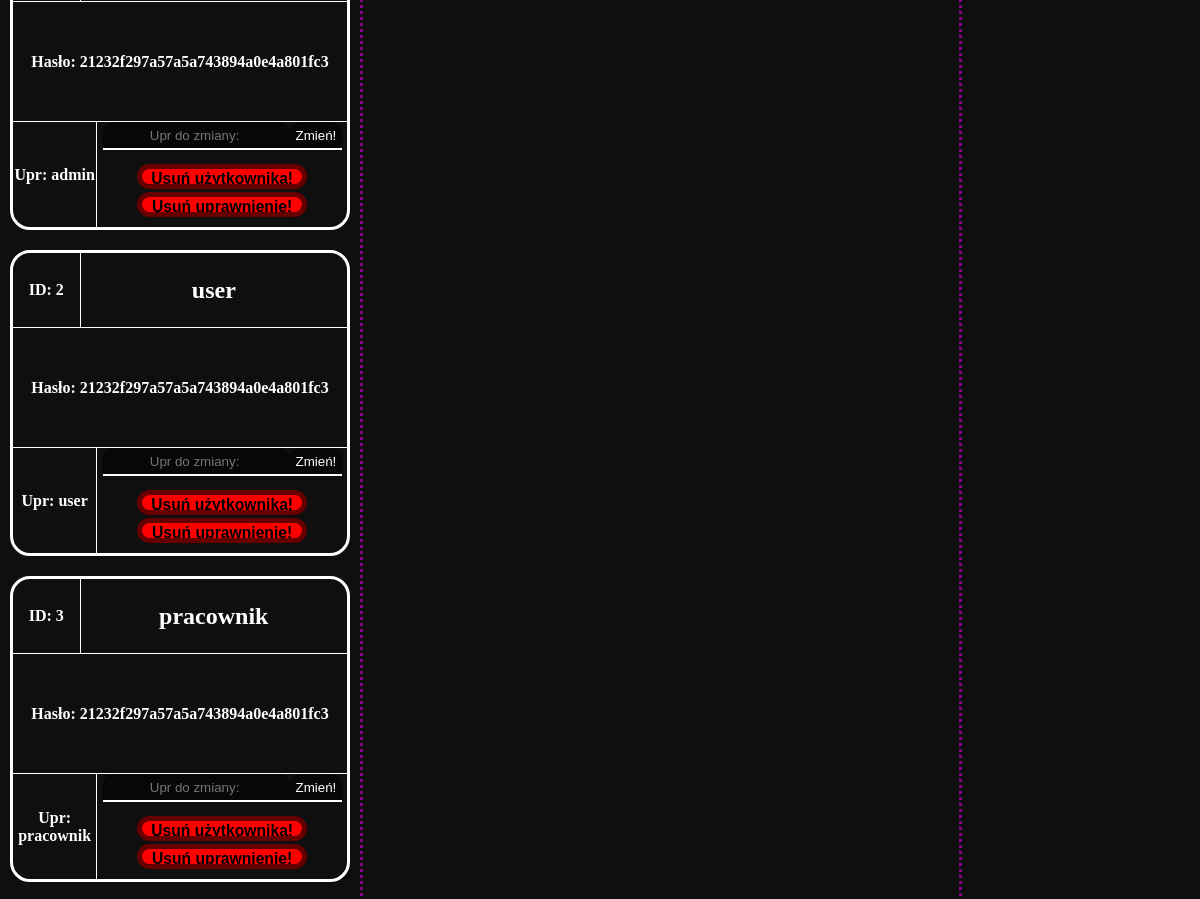
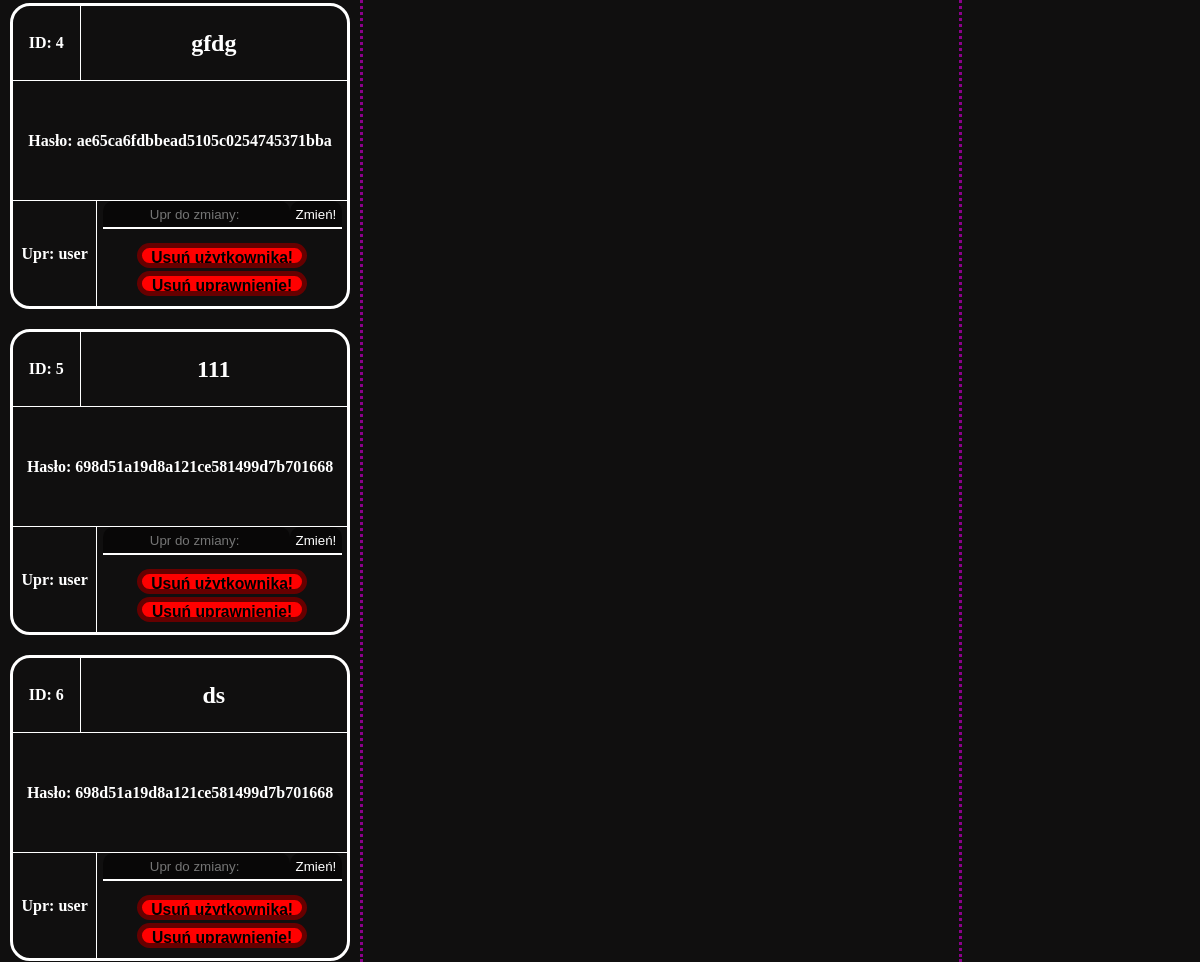
The app's page /admin.php (lower part), older data (2 pictures, top to bottom).
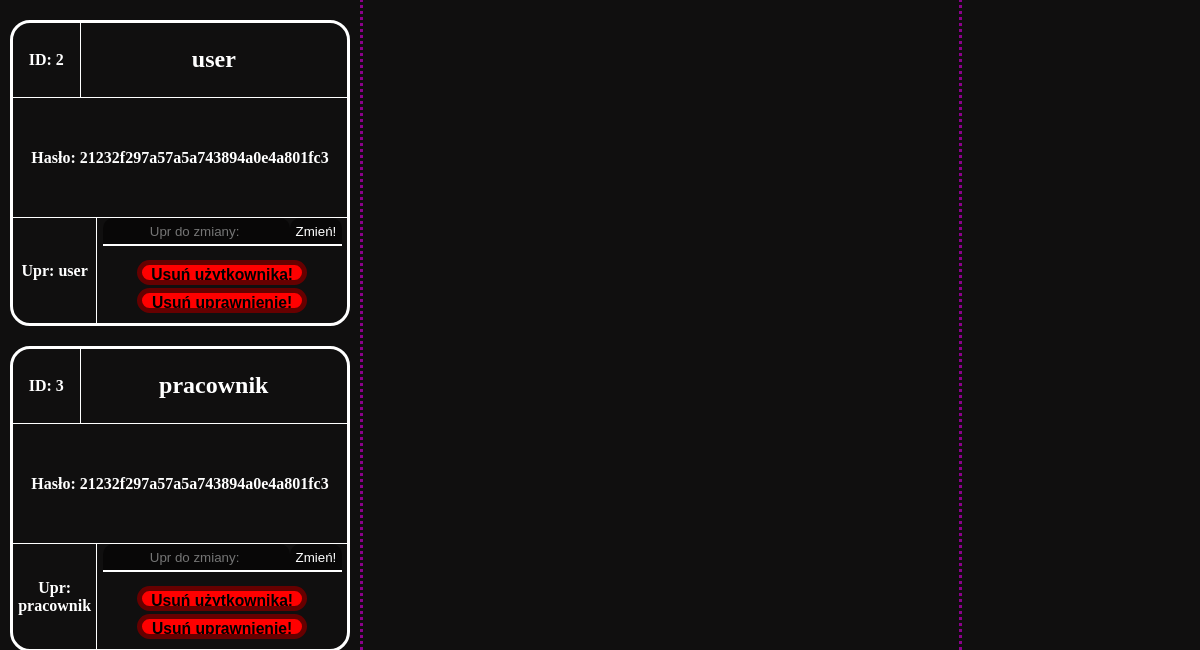
The same page, newer data.
### tables this page shows
CREATE TABLE `uzytkownicy` (
  `ID` int(11) NOT NULL,
  `login` text NOT NULL,
  `pass` text NOT NULL,
  `upr` text NOT NULL
);

### admin.php (the view, shortened to what this page needs)
<?php
$host = "localhost";
$dbuser = "root";
$dbpassword = "";
$dbname = "Aaawlasny_projekt_BS";
$conn = mysqli_connect($host, $dbuser, $dbpassword, $dbname);
?>
<!DOCTYPE html>
<html lang="en">
<head>
    <link rel="stylesheet" href="style.css">
</head>
<body>
    <div id="ogoladm">
        <div id="lewoadm">
            <div id="lewoadmdol">
                <div id="lewoadmdoldol">
                    <?php
                    $sql = "SELECT `ID`, `login`, `pass`, `upr` FROM `uzytkownicy` WHERE 1";
                    $result = $conn->query($sql);
                    if ($result->num_rows > 0) {
                        while ($row = $result->fetch_assoc()) {
                            echo "<div id='uzytadm'>";
                            echo "<div id='divgoraadm'>";
                            echo "<div id='divgoralewoadm'>";
                            echo "<h4>" . "ID: " .  $row['ID'] . "</h4>";
                            echo "</div>";
                            echo "<div id='divgoraprawoadm'>";
                            echo "<h2>" .   $row['login'] . "</h2>";
                            echo "</div>";
                            echo "</div>";
                            echo "<div id='divsrodekadm'>";
                            echo "<h4>" . "Hasło: " . $row['pass'] . "</h4>";
                            echo "</div>";
                            echo "<div id='divdoladm'>";
                            echo "<div id='divdollewoadm'>";
                            echo "<h4>" . "Upr: " . $row['upr'] . "</h4>";
                            echo "</div>";
                            echo "<div id='divdolprawoadm'>";
                            echo "<div id='divdolprawogoraadm'>";
                            echo "<form method='POST' action=''>";
                            echo "<input type='text' class='input' name='uprdozmiany' placeholder='Upr do zmiany: '>";
                            echo "<input type='submit' class='input' name='zmienupr' value='Zmień!'>";
                            echo "</form>";
                            echo "</div>";
                            echo "<div id='divdolprawodoladm'>";
                            echo "<form method='POST' action=''>";
                            echo "<input type='submit' class='input1' name='usunuzytadm' value='Usuń użytkownika!'>";
                            echo "</form>";
                            echo "<form method='POST' action=''>";
                            echo "<input type='submit' class='input1' name='usunupradm' value='Usuń uprawnienie!'>";
                            echo "</form>";
                            echo "</div>";
                            echo "</div>";
                            echo "</div>";
                            echo "</div>";
                        }
                    } else {
                        echo "";
                    }
                    ?>
                </div>
            </div>
        </div>
        <div id="srodekadm"></div>
        <div id="prawoadm"></div>
    </div>
</body>
</html>

### style.css (style rules this page uses)
body { background-color: rgb(16, 15, 15); color: white; margin: 0px; overflow: hidden; }
.input1 { background-color: rgb(255, 0, 0); border: solid rgb(102, 0, 0) 5px; border-radius: 20px; transition: 0.3s ease; text-align: center; font-family: Arial, Helvetica, sans-serif; font-weight: bold; font-size: 98%; color: black; width: 170px; height: 25px; }
.input { text-align: center; appearance: none; border: none; outline: none; border-bottom: 0.2em solid rgb(255, 255, 255); background: rgba(0, 0, 0, 0.5); border-radius: 10px 10px 0 0; padding: 0.4em; color: rgb(255, 255, 255); }
#ogoladm { display: flex; flex-direction: row; width: 100%; height: 100vh; }
#lewoadm { display: flex; align-items: center; justify-content: center; flex-direction: column; border-right: dotted darkmagenta 3px; width: 30%; height: 100%; }
#lewoadmdol { display: flex; align-items: center; justify-content: center; flex-direction: column; overflow: auto; width: 100%; height: 90%; }
#lewoadmdoldol { display: flex; align-items: center; justify-content: center; flex-direction: row; flex-wrap: wrap; overflow: auto; width: 100%; height: 90%; }
#srodekadm { display: flex; align-items: center; justify-content: center; flex-direction: column; border-right: dotted darkmagenta 3px; width: 50%; height: 100%; }
#prawoadm { display: flex; align-items: center; justify-content: center; flex-direction: column; width: 20%; height: 100%; }
#uzytadm { display: flex; align-items: center; justify-content: center; flex-direction: column; margin: 10px; border: solid white 3px; font-family: comic sans ms; text-align: center; border-radius: 20px; width: 500px; height: 300px; }
#divgoraadm { display: flex; align-items: center; justify-content: center; flex-direction: row; border-bottom: solid white 0.5px; width: 100%; height: 25%; }
#divgoralewoadm { display: flex; align-items: center; justify-content: center; border-right: solid white 0.5px; width: 20%; height: 100%; }
#divgoraprawoadm { display: flex; align-items: center; justify-content: center; width: 80%; height: 100%; }
#divsrodekadm { display: flex; align-items: center; justify-content: center; flex-direction: row; flex-wrap: wrap; overflow: auto; border-bottom: solid white 0.5px; width: 100%; height: 40%; }
#divdoladm { display: flex; align-items: center; justify-content: center; flex-direction: row; width: 100%; height: 35%; }
#divdollewoadm { display: flex; align-items: center; justify-content: center; border-right: solid white 0.5px; width: 25%; height: 100%; }
#divdolprawoadm { display: flex; align-items: center; justify-content: center; flex-direction: column; width: 75%; height: 100%; }
#divdolprawogoraadm { display: flex; align-items: baseline; justify-content: center; width: 100%; height: 40%; }
#divdolprawodoladm { display: flex; align-items: center; justify-content: baseline; flex-direction: column; gap: 3px; width: 100%; height: 60%; }

Row changes from the older to the newer data that the page shows:
no longer on this page (row unchanged): uzytkownicy: pass "21232f297a57a5a743894a0e4a801fc3", upr "admin"
removed uzytkownicy: ID "4", login "gfdg", pass "ae65ca6fdbbead5105c0254745371bba", upr "user"
removed uzytkownicy: ID "5", login "111", pass "698d51a19d8a121ce581499d7b701668", upr "user"
removed uzytkownicy: ID "6", login "ds", pass "698d51a19d8a121ce581499d7b701668", upr "user"
